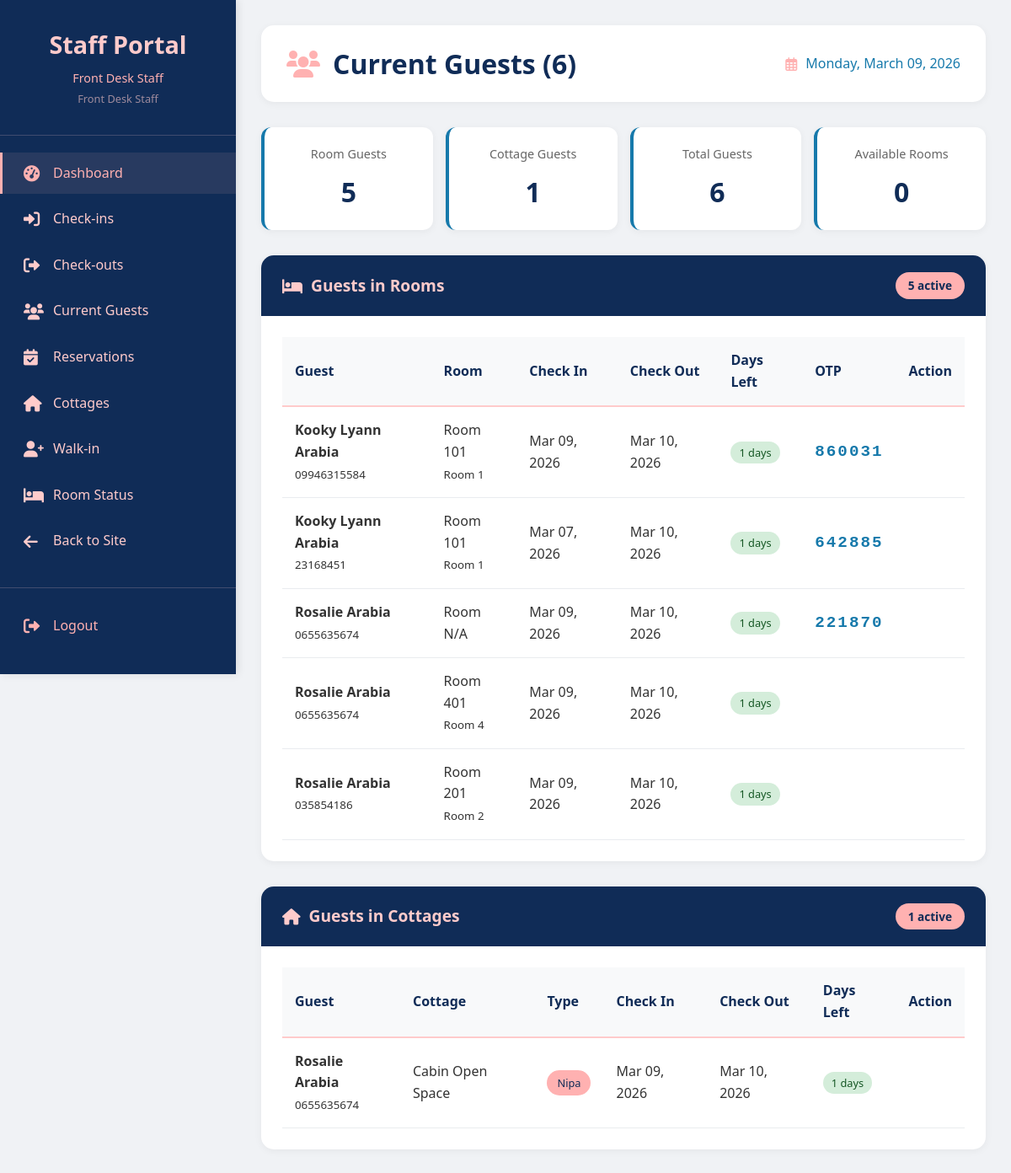
Screenshot of /staff/guests.php (signed in) with the database file from the repository.
### tables this page shows
CREATE TABLE `users` (
  `id` int(11) NOT NULL,
  `username` varchar(50) NOT NULL,
  `email` varchar(100) NOT NULL,
  `password` varchar(255) NOT NULL,
  `full_name` varchar(100) NOT NULL,
  `phone` varchar(20) DEFAULT NULL,
  `address` text DEFAULT NULL,
  `role` enum('super_admin','admin','staff','guest') DEFAULT 'guest',
  `status` enum('active','inactive') DEFAULT 'active',
  `is_walkin_account` tinyint(1) DEFAULT 0,
  `last_login` timestamp NULL DEFAULT NULL,
  `created_at` timestamp NOT NULL DEFAULT current_timestamp(),
  `updated_at` timestamp NOT NULL DEFAULT current_timestamp() ON UPDATE current_timestamp()
);

CREATE TABLE `reservations` (
  `id` int(11) NOT NULL,
  `reservation_number` varchar(20) NOT NULL,
  `user_id` int(11) DEFAULT NULL,
  `room_id` int(11) DEFAULT NULL,
  `cottage_id` int(11) DEFAULT NULL,
  `check_in_date` date NOT NULL,
  `check_out_date` date NOT NULL,
  `adults` int(11) DEFAULT 1,
  `children` int(11) DEFAULT 0,
  `seniors` int(11) NOT NULL DEFAULT 0,
  `total_guests` int(11) DEFAULT NULL,
  `accommodation_total` decimal(10,2) DEFAULT NULL,
  `entrance_fee_total` decimal(10,2) DEFAULT NULL,
  `total_amount` decimal(10,2) DEFAULT NULL,
  `amount_paid` decimal(10,2) DEFAULT 0.00,
  `payment_status` varchar(50) DEFAULT 'pending',
  `status` enum('pending','confirmed','checked_in','checked_out','cancelled') DEFAULT 'pending',
  `reservation_type` varchar(50) DEFAULT 'daytour',
  `otp_code` varchar(6) DEFAULT NULL,
  `otp_verified` tinyint(1) DEFAULT 0,
  `verified_by` int(11) DEFAULT NULL,
  `verified_at` datetime DEFAULT NULL,
  `created_by` varchar(20) DEFAULT 'online',
  `has_entrance_fee` tinyint(1) DEFAULT 0,
  `entrance_fee_amount` decimal(10,2) DEFAULT 0.00,
  `entrance_fee_paid` decimal(10,2) DEFAULT 0.00,
  `entrance_fee_guests` int(11) DEFAULT 0,
  `special_requests` text DEFAULT NULL,
  `created_at` timestamp NOT NULL DEFAULT current_timestamp(),
  `otp_required` tinyint(1) DEFAULT 1,
  `entry_pass_generated` tinyint(1) DEFAULT 0,
  `reminder_sent_3days` tinyint(1) DEFAULT 0,
  `reminder_sent_1day` tinyint(1) DEFAULT 0,
  `reminder_sent_today` tinyint(1) DEFAULT 0,
  `updated_at` timestamp NULL DEFAULT NULL ON UPDATE current_timestamp(),
  `checked_out_by` int(11) DEFAULT NULL,
  `checked_out_at` datetime DEFAULT NULL,
  `extended_at` datetime DEFAULT NULL,
  `extended_by` int(11) DEFAULT NULL,
  `cancelled_by` int(11) DEFAULT NULL,
  `cancelled_at` datetime DEFAULT NULL,
  `cancellation_reason` text DEFAULT NULL
);

CREATE TABLE `rooms` (
  `id` int(11) NOT NULL,
  `room_number` varchar(10) NOT NULL,
  `room_type_id` int(11) DEFAULT NULL,
  `floor` int(11) DEFAULT NULL,
  `status` enum('available','occupied','maintenance','reserved') DEFAULT 'available',
  `cleaning_status` enum('clean','pending','in_progress') DEFAULT 'clean',
  `notes` text DEFAULT NULL,
  `created_at` timestamp NOT NULL DEFAULT current_timestamp()
);

CREATE TABLE `room_types` (
  `id` int(11) NOT NULL,
  `name` varchar(50) NOT NULL,
  `description` text DEFAULT NULL,
  `max_occupancy` int(11) NOT NULL,
  `base_price` decimal(10,2) NOT NULL,
  `image_path` varchar(255) DEFAULT NULL,
  `amenities` text DEFAULT NULL,
  `created_at` timestamp NOT NULL DEFAULT current_timestamp()
);

CREATE TABLE `reservation_cottages` (
  `id` int(11) NOT NULL,
  `reservation_id` int(11) DEFAULT NULL,
  `cottage_id` int(11) DEFAULT NULL,
  `quantity` int(11) DEFAULT 1,
  `price_at_time` decimal(10,2) DEFAULT NULL,
  `created_at` timestamp NOT NULL DEFAULT current_timestamp()
);

CREATE TABLE `cottages` (
  `id` int(11) NOT NULL,
  `cottage_name` varchar(100) NOT NULL,
  `description` text DEFAULT NULL,
  `capacity` int(11) DEFAULT 4,
  `size_sqm` decimal(5,2) DEFAULT NULL,
  `amenities` text DEFAULT NULL,
  `price` decimal(10,2) DEFAULT NULL,
  `cottage_type` enum('open','closed','nipa','family','vip') NOT NULL,
  `status` enum('available','unavailable') DEFAULT 'available',
  `created_at` timestamp NOT NULL DEFAULT current_timestamp()
);

### staff/guests.php (the view, shortened to what the rows shown need)
<?php
require_once BASE_PATH . '/includes/Database.php';
$db = Database::getInstance();
$user = $db->getRow("SELECT * FROM users WHERE id = ?", [$_SESSION['user_id']]);
$current_guests = $db->getRows("
    SELECT r.*, u.full_name as guest_name, u.phone, u.email,
           rm.room_number, rt.name as room_type,
           DATEDIFF(r.check_out_date, CURDATE()) as days_remaining
    FROM reservations r
    JOIN users u ON r.user_id = u.id
    LEFT JOIN rooms rm ON r.room_id = rm.id
    LEFT JOIN room_types rt ON rm.room_type_id = rt.id
    WHERE r.status = 'checked_in'
    ORDER BY r.check_out_date ASC
");
$current_cottage_guests = $db->getRows("
    SELECT rc.*, r.reservation_number, u.full_name as guest_name, u.phone,
           c.cottage_name, c.cottage_type,
           r.check_in_date, r.check_out_date,
           DATEDIFF(r.check_out_date, CURDATE()) as days_remaining
    FROM reservation_cottages rc
    JOIN reservations r ON rc.reservation_id = r.id
    JOIN users u ON r.user_id = u.id
    JOIN cottages c ON rc.cottage_id = c.id
    WHERE r.status = 'checked_in'
    ORDER BY r.check_out_date ASC
");
$total_room_guests = count($current_guests);
$total_cottage_guests = count($current_cottage_guests);
$total_guests = $total_room_guests + $total_cottage_guests;
?>
<!DOCTYPE html>
<html lang="en">
<head>
    <link rel="stylesheet" href="<?php echo BASE_URL; ?>/assets/css/style.css">
    <link rel="stylesheet" href="<?php echo BASE_URL; ?>/assets/css/staff.css">
    <link rel="stylesheet" href="https://cdnjs.cloudflare.com/ajax/libs/font-awesome/6.0.0/css/all.min.css">
</head>
<body>
    <div class="sidebar" id="sidebar">
        <div class="sidebar-header">
            <h2>Staff Portal</h2>
            <p><?php echo htmlspecialchars($user['full_name'] ?: $user['username']); ?></p>
            <small>Front Desk Staff</small>
        </div>
    </div>
    <div class="main-content">
        <div class="top-bar">
            <h1>
                <i class="fas fa-users"></i>
                Current Guests (<?php echo $total_guests; ?>)
            </h1>
        </div>
        <div class="card">
            <div class="card-body">
                <?php if (empty($current_guests)): ?>
                    <p style="text-align: center; color: #666; padding: 20px;">No guests currently checked in rooms.</p>
                <?php else: ?>
                    <div class="table-responsive">
                        <table>
                            <thead>
                                <tr>
                                    <th>Guest</th>
                                    <th>Room</th>
                                    <th>Check In</th>
                                    <th>Check Out</th>
                                    <th>Days Left</th>
                                    <th>OTP</th>
                                    <th>Action</th>
                                </tr>
                            </thead>
                            <tbody>
                                <?php foreach ($current_guests as $guest): ?>
                                <tr>
                                    <td>
                                        <strong><?php echo htmlspecialchars($guest['guest_name']); ?></strong>
                                        <br><small><?php echo $guest['phone']; ?></small>
                                    </td>
                                    <td>
                                        Room <?php echo $guest['room_number'] ?: 'N/A'; ?>
                                        <br><small><?php echo $guest['room_type']; ?></small>
                                    </td>
                                    <td><?php echo date('M d, Y', strtotime($guest['check_in_date'])); ?></td>
                                    <td><?php echo date('M d, Y', strtotime($guest['check_out_date'])); ?></td>
                                    <td>
                                        <?php
                                        $days = $guest['days_remaining'];
                                        $days_class = 'days-green';
                                        if ($days < 0) {
                                            $days_class = 'days-red';
                                            $days_text = 'Overdue';
                                        } elseif ($days == 0) {
                                            $days_class = 'days-yellow';
                                            $days_text = 'Today';
                                        } else {
                                            $days_text = $days . ' days';
                                        }
                                        ?>
                                        <span class="days-badge <?php echo $days_class; ?>">
                                            <?php echo $days_text; ?>
                                        </span>
                                    </td>
                                    <td>
                                        <?php if ($guest['otp_code']): ?>
                                            <span class="otp-code"><?php echo $guest['otp_code']; ?></span>
                                        <?php endif; ?>
                                    </td>
                                    <td>
                                    </td>
                                </tr>
                                <?php endforeach; ?>
                            </tbody>
                        </table>
                    </div>
                <?php endif; ?>
            </div>
        </div>
        <div class="card">
            <div class="card-body">
                <?php if (empty($current_cottage_guests)): ?>
                    <p style="text-align: center; color: #666; padding: 20px;">No guests currently in cottages.</p>
                <?php else: ?>
                    <div class="table-responsive">
                        <table>
                            <thead>
                                <tr>
                                    <th>Guest</th>
                                    <th>Cottage</th>
                                    <th>Type</th>
                                    <th>Check In</th>
                                    <th>Check Out</th>
                                    <th>Days Left</th>
                                    <th>Action</th>
                                </tr>
                            </thead>
                            <tbody>
                                <?php foreach ($current_cottage_guests as $guest): ?>
                                <tr>
                                    <td>
                                        <strong><?php echo htmlspecialchars($guest['guest_name']); ?></strong>
                                        <br><small><?php echo $guest['phone']; ?></small>
                                    </td>
                                    <td><?php echo htmlspecialchars($guest['cottage_name']); ?></td>
                                    <td>
                                        <span class="status-badge" style="background: #FFB1B1; color: #102C57;">
                                            <?php echo ucfirst($guest['cottage_type']); ?>
                                        </span>
                                    </td>
                                    <td><?php echo date('M d, Y', strtotime($guest['check_in_date'])); ?></td>
                                    <td><?php echo date('M d, Y', strtotime($guest['check_out_date'])); ?></td>
                                    <td>
                                        <?php
                                        $days = $guest['days_remaining'];
                                        $days_class = 'days-green';
                                        if ($days < 0) {
                                            $days_class = 'days-red';
                                            $days_text = 'Overdue';
                                        } elseif ($days == 0) {
                                            $days_class = 'days-yellow';
                                            $days_text = 'Today';
                                        } else {
                                            $days_text = $days . ' days';
                                        }
                                        ?>
                                        <span class="days-badge <?php echo $days_class; ?>">
                                            <?php echo $days_text; ?>
                                        </span>
                                    </td>
                                    <td>
                                    </td>
                                </tr>
                                <?php endforeach; ?>
                            </tbody>
                        </table>
                    </div>
                <?php endif; ?>
            </div>
        </div>
    </div>
</body>
</html>

### rows the page displays
users: full_name "Front Desk Staff"
reservations: user.full_name "Kooky Lyann Arabia", user.phone "09946315584", room.room_number "101", room_types.name "Room 1", check_in_date "Mar 09, 2026", check_out_date "Mar 10, 2026", days_text "1 days", otp_code "860031"
reservations: user.full_name "Kooky Lyann Arabia", user.phone "23168451", room.room_number "101", room_types.name "Room 1", check_in_date "Mar 07, 2026", check_out_date "Mar 10, 2026", days_text "1 days", otp_code "642885"
reservations: user.full_name "Rosalie Arabia", user.phone "0655635674", room_number "N/A", check_in_date "Mar 09, 2026", check_out_date "Mar 10, 2026", days_text "1 days", otp_code "221870"
reservations: user.full_name "Rosalie Arabia", user.phone "0655635674", room.room_number "401", room_types.name "Room 4", check_in_date "Mar 09, 2026", check_out_date "Mar 10, 2026", days_text "1 days"
reservations: user.full_name "Rosalie Arabia", user.phone "035854186", room.room_number "201", room_types.name "Room 2", check_in_date "Mar 09, 2026", check_out_date "Mar 10, 2026", days_text "1 days"
reservation_cottages: users.full_name "Rosalie Arabia", users.phone "0655635674", cottage.cottage_name "Cabin Open Space", cottage.cottage_type "Nipa", reservation.check_in_date "Mar 09, 2026", reservation.check_out_date "Mar 10, 2026", days_text "1 days"

### other values shown
$total_guests "6"
$total_room_guests "5"
$total_cottage_guests "1"
$db->getValue("SELECT COUNT(*) FROM rooms WHERE status = 'available'") "0"
